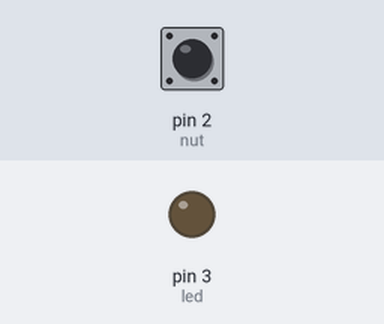
Recording of a sketch running on a simulated Arduino Uno, built with avr-gcc and run on an emulated ATmega328P. Shown: output pins drawn as LEDs (lit = HIGH). Inputs (shaded band) come from the test bench; at power-on: pin 2 (nut) HIGH. What the sketch prints to the serial monitor is not drawn.

Above: at 1.2 s.
1.3 s: pin 2 (nut) pulled LOW for 0.15 s
At 1.38 s:
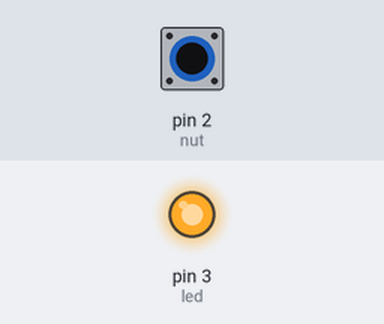
2.9 s: pin 2 (nut) pulled LOW for 3.2 s
At 7.3 s:
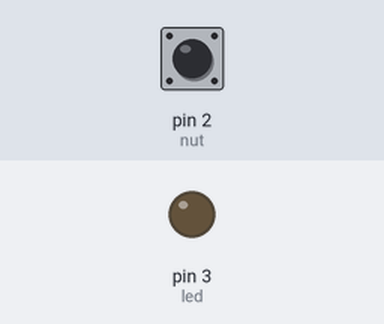
Timing chart, 0 to 8.8 s (numbered marks = the images above; inputs shaded):
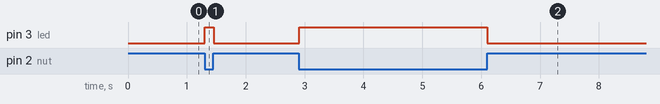

Measured:
- after the input at 1.3 s, pin 3 (led): LOW → HIGH at once, → LOW 0.15 s later
- after the input at 2.9 s, pin 3 (led): LOW → HIGH at once, → LOW 3.2 s later

The sketch:

Test_trang_thai_button_2.ino
```cpp
int nut=2;
int led=3;
void setup()
{
  pinMode(nut, INPUT_PULLUP); // chưa nhấn thì =1
  pinMode(led, OUTPUT);
  Serial.begin(9600);
}

void loop()
{
  int trangthai=digitalRead(nut);
  Serial.println(trangthai);//In ra trạng thái hiện tại

  if(trangthai==0)
  {
  digitalWrite(led,HIGH);
  }
  else
  {
    digitalWrite(led,LOW);
  }

}
```
